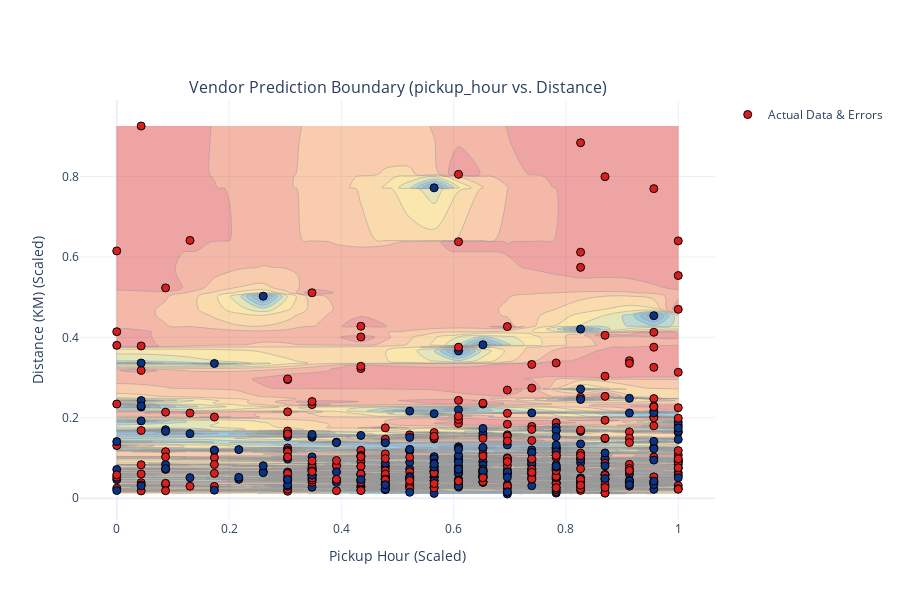

The notebook cell this image was saved under:
### Code cell
# 5. Visualizations
from plotly.subplots import make_subplots
df_filtered_nor_sample = df_filtered_nor.sample(500, random_state=42) # Use random_state for reproducibility

X_val = df_filtered_nor_sample.drop(['vendor_id'], axis=1)
y_val = df_filtered_nor_sample['vendor_id']


def iscorrect(x):
    # 'x' means incorrect prediction (error)
    # 'circle' means correct prediction
    return "circle" if x else "x" 

iscorrectv = np.vectorize(iscorrect)
fig = make_subplots(rows=1, cols=1, 
                    # Set the title of the plot clearly
                    subplot_titles=[f"Vendor Prediction Boundary (pickup_hour vs. Distance)"]
                   )

# 1. Generate Predictions for the Decision Boundary
y_pred = model.predict(X_val)

# --- TRACE 1: DECISION BOUNDARY (CONTOUR PLOT) ---
fig.add_trace(go.Contour(
    # New X-Axis: Time of Day
    x=X_val['pickup_hour'],
    # New Y-Axis: Trip Length
    y=X_val['Distance_KM'],
    z=y_pred,
    showscale=False,
    opacity=0.40,
    colorscale='portland',
    name='Model Prediction'
), row=1, col=1)

# --- TRACE 2: ACTUAL DATA POINTS (SCATTER PLOT) ---
fig.add_trace(go.Scatter(
    x=X_val['pickup_hour'],
    y=X_val['Distance_KM'],
    mode='markers',
    marker_symbol=iscorrectv(y_val == y_pred),
    text=[f"Actual Vendor: {int(v)}, Error: {int(e)}" for v, e in zip(y_val, y_val != y_pred)],
    marker=dict(
        color=y_val,
        colorscale='portland',
        size=8,
        line=dict(width=1, color='Black')
    ),
    name='Actual Data & Errors'
), row=1, col=1)

# Update layout for clarity
fig.update_layout(
    xaxis_title='Pickup Hour (Scaled)',
    yaxis_title='Distance (KM) (Scaled)',
    height=600,
    width=900,
    showlegend=True,
    template='plotly_white'
)

fig.show()

### Figure 1 — Plotly figure (JSON) as saved in the notebook; plotly's stock layout.template omitted (floating-point values rounded to 4 significant figures; data arrays with more than 128 entries replaced by an {"elided": "..."} marker saying what was removed)
{"data": [{"colorscale": [[0, "rgb(12,51,131)"], [0.25, "rgb(10,136,186)"], [0.5, "rgb(242,211,56)"], [0.75, "rgb(242,143,56)"], [1, "rgb(217,30,30)"]], "name": "Model Prediction", "opacity": 0.4, "showscale": false, "type": "contour", "x": {"elided": "500 float values"}, "xaxis": "x", "y": {"elided": "500 float values"}, "yaxis": "y", "z": {"elided": "500 int values"}}, {"marker": {"color": {"elided": "500 int values"}, "colorscale": [[0, "rgb(12,51,131)"], [0.25, "rgb(10,136,186)"], [0.5, "rgb(242,211,56)"], [0.75, "rgb(242,143,56)"], [1, "rgb(217,30,30)"]], "line": {"color": "Black", "width": 1}, "size": 8, "symbol": {"elided": "500 str values"}}, "mode": "markers", "name": "Actual Data & Errors", "text": {"elided": "500 str values"}, "type": "scatter", "x": {"elided": "500 float values"}, "xaxis": "x", "y": {"elided": "500 float values"}, "yaxis": "y"}], "layout": {"annotations": [{"font": {"size": 16}, "showarrow": false, "text": "Vendor Prediction Boundary (pickup_hour vs. Distance)", "x": 0.5, "xanchor": "center", "xref": "paper", "y": 1, "yanchor": "bottom", "yref": "paper"}], "height": 600, "showlegend": true, "width": 900, "xaxis": {"anchor": "y", "domain": [0, 1], "title": {"text": "Pickup Hour (Scaled)"}}, "yaxis": {"anchor": "x", "domain": [0, 1], "title": {"text": "Distance (KM) (Scaled)"}}}}
